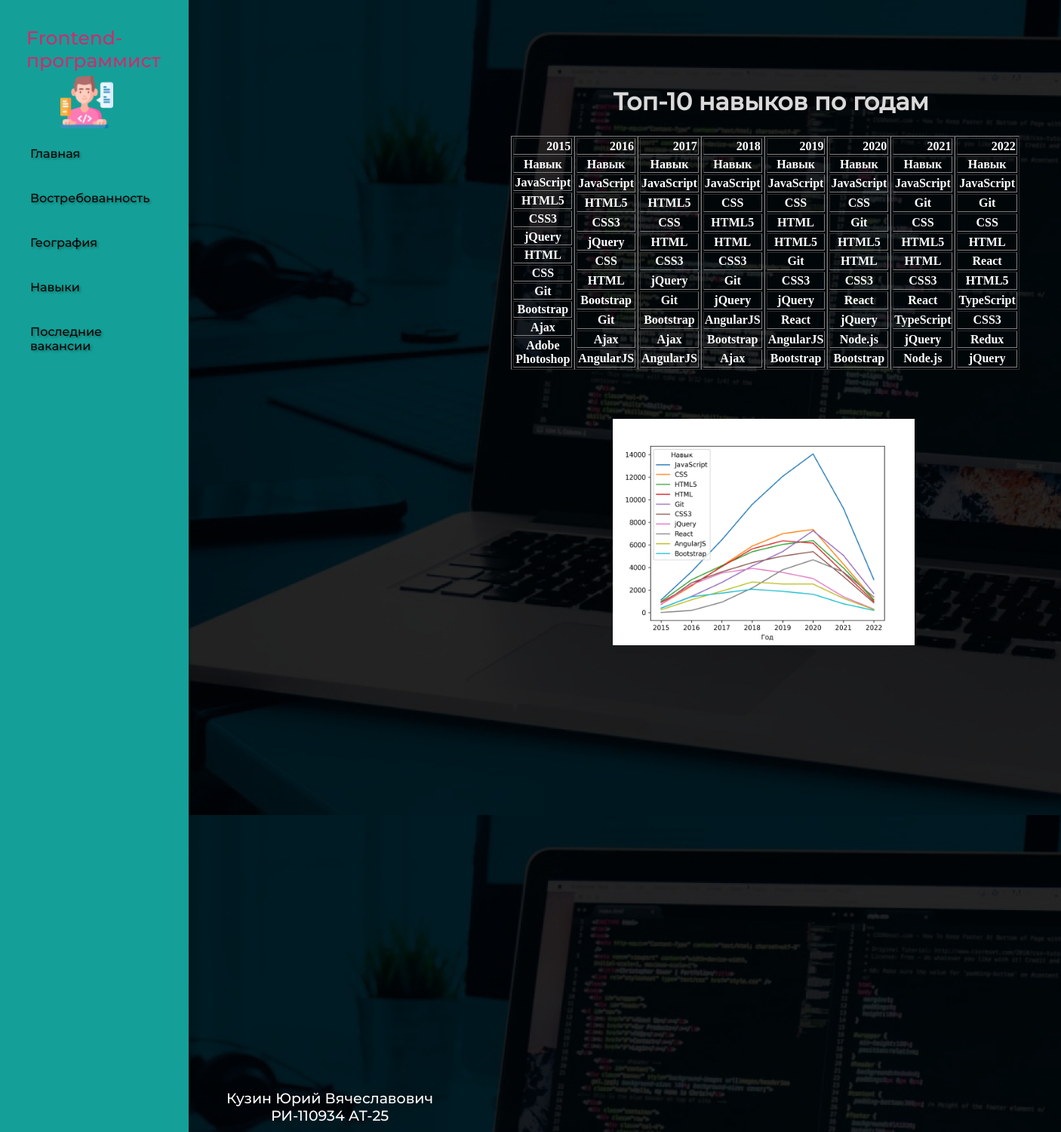
The app's page /SkillsPage/ with its own data.
### templates_files/models.py (models this page shows)
class Navigation(models.Model):
    title = models.CharField(max_length=50, blank=True, verbose_name='Название профессии')
    logo_field = models.ImageField(upload_to='media/', blank = False, verbose_name='Логотип')
    first_menu = models.TextField(blank=False, verbose_name='Первый пункт меню', max_length=25)
    second_menu = models.TextField(blank=False, verbose_name='Второй пункт меню', max_length=25)
    thierd_menu = models.TextField(blank=False, verbose_name='Третий пункт меню', max_length=25)
    fourth_menu = models.TextField(blank=False, verbose_name='Четвертый пункт меню',max_length=25)
    fifth_menu = models.TextField(blank=False, verbose_name='Пятый пункт меню', max_length=25)
    author = models.TextField(blank=False, verbose_name='Автор', max_length=50)

class Skills(models.Model):
    first_title = models.CharField(max_length=50, blank=True, verbose_name='Заголовок для таблицы')
    content = models.TextField(blank=True, verbose_name='Таблица')
    graph = models.ImageField(upload_to='media/', blank=False, verbose_name='График')

### templates_files/views.py (the view)
# urls.py: path('SkillsPage/', SkillsPage, name='skillsPage'),
def SkillsPage(request):
    skills_info = Skills.objects.all()
    navigation = Navigation.objects.all()
    context = {'navigation': navigation, 'skills_info': skills_info}
    return render(request, 'SkillsPage.html', context)

### templates/SkillsPage.html (shortened to what this page needs)
{% load static %}
<!DOCTYPE html>
<html lang="ru">
<head>
    <link rel="stylesheet" href="{% static "css/styles.css" %}">
</head>
<body>
{% for nav in navigation %}
<header>
</header>
<main>
    <div class="body">
        <div class="navigation" style="height: 1500px">
            <p class="nav_text">{{ nav.title|safe }}</p>
            <img class="logo_double" src="{% static 'images/logotip.png' %}">
            <nav>
                <ul>
                    <li><a href="/">{{ nav.first_menu }}</a></li>
                    <li><a href={% url 'demendPage' %}>{{ nav.second_menu }}</a></li>
                    <li><a href={% url 'geographyPage' %}>{{ nav.thierd_menu }}</a></li>
                    <li><a href={% url 'skillsPage' %}>{{ nav.fourth_menu }}</a></li>
                    <li><a href={% url 'lastVacancyPage' %}>{{ nav.fifth_menu }}</a></li>
                </ul>
            </nav>
        </div>
        {% endfor %}
{% for skills in skills_info %}
        <div class="home_text" style="margin-top: 5%; margin-left: 8%">
            <h1 style="margin-top: 4%">{{ skills.first_title }}</h1>
            <div class="tables_skills">
                {{ skills.content|safe }}
            </div>
            <img class="skills_graph" src={{ skills.graph.url }}/>
        </div>
    </div>
{% endfor %}
            <div class="empty_skills"></div>
</main>
{% for navigator in navigation %}
<footer>
    <div class="foot">{{ navigator.author|safe }}</div>
</footer>
{% endfor %}
</body>
</html>

### static/css/styles.css (style rules this page uses)
html, body { padding: 0; margin: 0; background-image: url(../images/background.png); }
header { position: absolute; width: 100%; height: 60px; top: 0px; background: rgba(0,0,0,0); }
footer { position: fixed; width: 100%; height: 40px; left: 0px; bottom: 0; background-color: rgba(0,0,0,0); }
a { color: #000 !important; text-decoration: none }
li { list-style-type: none; }
.logo_double { position: absolute; width: 70px; height: 70px; right: 100px; top: 100px }
.navigation { justify-content: center; align-items: center; position: absolute; width: 250px; height: 1200px; left: 0px; top: 0px; bottom: 0; z-index: 999999; background: #14A098; box-shadow: 0px 4px 4px rgba(0, 0, 0, 0.25); }
.navigation ul { text-align: left; list-style: none; padding-right: 20%; padding-top: 55%; }
.navigation li { margin: 40px 0; font-family: "Font-mon"; font-size: 16px; text-shadow: 2px 2px 3px rgba(0,0,0,0.3); }
.nav_text { font-family: "Font-mon"; font-size: 25px; position: absolute; top: 10px; left: 35px; color: #CB2D6F; }
.foot { position: absolute; font-family: 'Font-mon'; font-size: 19px; text-align: center; color: #FFFFFF; bottom: 10px; left: 300px; }
.home_text { position: absolute; left: 300px; top: 60px; }
.home_text h1 { font-family: 'Font-mon'; width: 600px; color: #DADADA; position: absolute; left: 400px; top: -15px }
.tables_skills { display: flex; flex-direction: row; justify-content: flex-start; position: absolute; left: 265px; top: 50px; }
.tables_skills table { color: white; }
.skills_graph { position: absolute; width: 400px; height: 300px; left: 400px; top: 425px }
.empty_skills { height: 750px; }

### records on screen
Navigation: first_menu "Главная", second_menu "Востребованность", thierd_menu "География", fourth_menu "Навыки", fifth_menu "Последние вакансии", author "Кузин Юрий Вячеславович РИ-110934 АТ-25"
Skills: first_title "Топ-10 навыков по годам", content "2015 Навык JavaScript HTML5 CSS3 jQuery HTML CSS Git Bootstrap Ajax Adobe Photoshop 2016 Навык JavaScript HTML5 CSS3 jQuery CSS HTML Bootstrap Git Ajax AngularJS 2017 Навык JavaScript HTML5 CSS HTML CSS3 jQuery Git Bootstrap Ajax AngularJS 2018 Навык JavaScript CSS HTML5 HTML CSS3 Git jQuery AngularJS Bootstrap Ajax 2019 Навык JavaScript CSS HTML HTML5 Git CSS3 jQuery React AngularJS Bootstrap 2020 Навык JavaScript CSS Git HTML5 HTML CSS3 React jQuery Node.js Bootstrap 2021 Навык JavaScript Git CSS HTML5 HTML CSS3 React TypeScript jQuery Node.js 2022 Навык JavaScript Git CSS HTML React HTML5 TypeScript CSS3 Redux jQuery", graph (picture)
